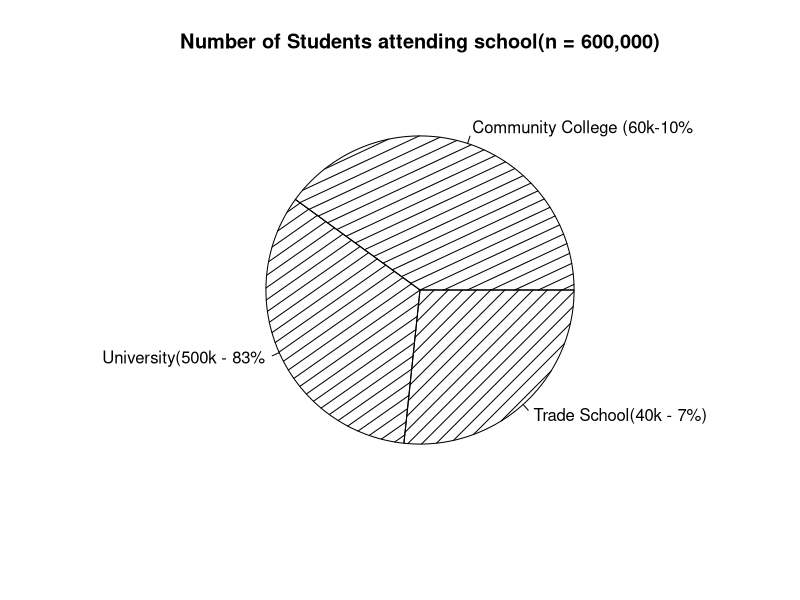
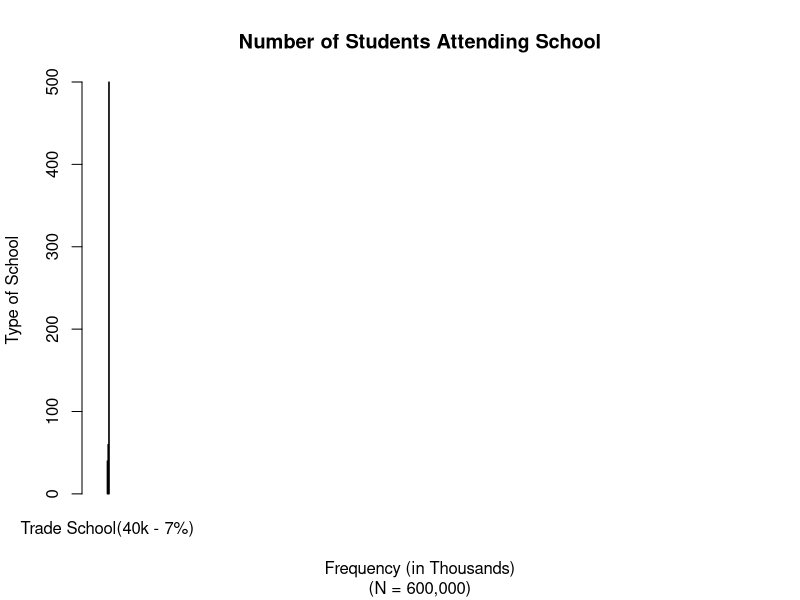

Write R code to recreate these figures, in order.
#final is open boook


#pie chart
#used to display frequency counts or percents in mutally exclusive categories
student = c(60000, 50000, 40000)
names(student) = c("Community College (60k-10%", "University(500k - 83%", "Trade School(40k - 7%)")
pie(student, main = "Number of Students attending school(n = 600,000)", density = 10, angle = 15+10*1:6)



student = c(40,60,500)
names(student) = c("Trade School(40k - 7%)","Community College (60k-10%", "University(500k - 83%)")
#barplot(student, main = "Number of Students Attending School", sub = "(N = 600,000)", xlab = "Type of School", ylab = "Frequency (in Thousands)", ylim = c(0,1000))

barplot(student, main = "Number of Students Attending School", sub = "(N = 600,000)", ylab = "Type of School", xlab = "Frequency (in Thousands)", xlim = c(0,1000))

